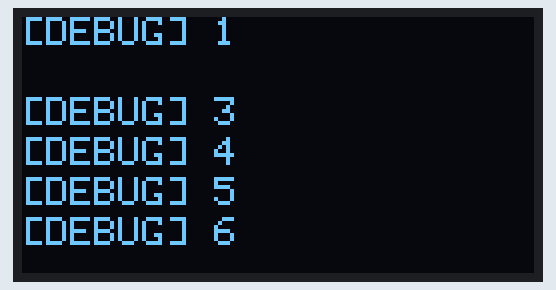
The sketch below on a simulated Arduino Uno, built with avr-gcc and run on an emulated ATmega328P. On the bench: 128×64 one-colour display. The display library's start-up logo is not drawn.

Above: at 2.1 s.

The sketch:

test_oled.ino
```cpp
#include <SPI.h>
#include <Wire.h>
#include <Adafruit_GFX.h>
#include <Adafruit_SSD1306.h>

#define SCREEN_WIDTH    128  // OLED display width, in pixels
#define SCREEN_HEIGHT   64   // OLED display height, in pixels
#define OLED_RESET      -1   // Reset pin # (or -1 if sharing Arduino reset pin)
#define SCREEN_ADDRESS  0x3C // See datasheet for Address; 0x3D for 128x64, 0x3C for 128x32
#define DEBUG_SCREEN

Adafruit_SSD1306 display(SCREEN_WIDTH, SCREEN_HEIGHT, &Wire, OLED_RESET);

void setup()
{
	// SSD1306_SWITCHCAPVCC = generate display voltage from 3.3V internally
	if(!display.begin(SSD1306_SWITCHCAPVCC, SCREEN_ADDRESS)) {
	Serial.println(F("SSD1306 allocation failed"));
	for(;;);
	}

	Serial.println("Starting...");

	// Show initial display buffer contents on the screen --
	// the library initializes this with an Adafruit splash screen.
	display.display();
	delay(2000); // Pause for 2 seconds

	// Clear the buffer
	display.clearDisplay();

#ifdef DEBUG_SCREEN
	display.setTextSize(1);
	display.setTextColor(WHITE);
	display.setCursor(0,0);
	display.println("[DEBUG] 1");
	// display.setCursor(0,10);
	// display.println("[DEBUG] 2");
	display.setCursor(0,20);
	display.println("[DEBUG] 3");
	display.setCursor(0,30);
	display.println("[DEBUG] 4");
	display.setCursor(0,40);
	display.println("[DEBUG] 5");
	display.setCursor(0,50);
	display.println("[DEBUG] 6");
	display.setCursor(0,60);
	display.display();
	delay(2000);
	// display.clearDisplay();
	// display.setCursor(28,28);
	// display.setTextSize(1);
	// display.println("Running");
	// display.display();
	// display.startscrollright(0x00, 0x0F);
	// delay(5000);
#else
	// Display Text
	display.setTextSize(1);
	display.setTextColor(WHITE);
	display.setCursor(0,28);
	display.println("Hello world!");
	display.display();
	delay(2000);
	display.clearDisplay();

	// Display Inverted Text
	display.setTextColor(BLACK, WHITE); // 'inverted' text
	display.setCursor(0,28);
	display.println("Hello world!");
	display.display();
	delay(2000);
	display.clearDisplay();

	// Changing Font Size
	display.setTextColor(WHITE);
	display.setCursor(0,24);
	display.setTextSize(2);
	display.println("Hello!");
	display.display();
	delay(2000);
	display.clearDisplay();

	// Display Numbers
	display.setTextSize(1);
	display.setCursor(0,28);
	display.println(123456789);
	display.display();
	delay(2000);
	display.clearDisplay();

	// Specifying Base For Numbers
	display.setCursor(0,28);
	display.print("0x"); display.print(0xFF, HEX);
	display.print("(HEX) = ");
	display.print(0xFF, DEC);
	display.println("(DEC)");
	display.display();
	delay(2000);
	display.clearDisplay();

	// Display ASCII Characters
	display.setCursor(0,24);
	display.setTextSize(2);
	display.write(3);
	display.display();
	delay(2000);
	display.clearDisplay();

	// Scroll full screen
	display.setCursor(0,0);
	display.setTextSize(1);
	display.println("Full");
	display.println("screen");
	display.println("scrolling!");
	display.display();
	display.startscrollright(0x00, 0x07);
	delay(2000);
	display.stopscroll();
	delay(1000);
	display.startscrollleft(0x00, 0x07);
	delay(2000);
	display.stopscroll();
	delay(1000);
	display.startscrolldiagright(0x00, 0x07);
	delay(2000);
	display.startscrolldiagleft(0x00, 0x07);
	delay(2000);
	display.stopscroll();
	display.clearDisplay();

	// Scroll part of the screen
	display.setCursor(0,0);
	display.setTextSize(1);
	display.println("Scroll");
	display.println("some part");
	display.println("of the screen.");
	display.display();
	display.startscrollright(0x00, 0x00);
	delay(2000);
	display.stopscroll();
	display.clearDisplay();

	// Pixel
	display.setTextSize(1);
	display.setTextColor(WHITE);
	display.setCursor(0,0);
	display.println("Pixel");
	display.drawPixel(64, 32, WHITE);
	display.display();
	delay(2000);
	display.clearDisplay();

	// Line
	display.setTextSize(1);
	display.setTextColor(WHITE);
	display.setCursor(0,0);
	display.println("Line");
	display.drawLine(0, 20, 127, 60, WHITE);
	display.display();
	delay(2000);
	display.clearDisplay();

	// Rectangle curved corner
	display.setTextSize(1);
	display.setTextColor(WHITE);
	display.setCursor(0,0);
	display.println("Curved corner");
	display.drawRoundRect(0, 17, 60, 40, 8, WHITE);
	display.fillRoundRect(64, 17, 60, 40, 8, WHITE);
	display.display();
	delay(2000);
	display.clearDisplay();

	// Circle
	display.setTextSize(1);
	display.setTextColor(WHITE);
	display.setCursor(0,0);
	display.println("Circle");
	display.drawCircle(20, 37, 20, WHITE);
	display.fillCircle(84, 37, 20, WHITE);
	display.display();
	delay(2000);
	display.clearDisplay();

	// Triangle
	display.setTextSize(1);
	display.setTextColor(WHITE);
	display.setCursor(0,0);
	display.println("Triangle");
	display.drawTriangle(30, 17, 0, 62, 60, 62, WHITE);
	display.fillTriangle(94, 17, 64, 62, 124, 62, WHITE);
	display.display();
	delay(2000);
	display.clearDisplay();

	// Invert
	display.invertDisplay(true);
	display.setTextSize(1);
	display.setTextColor(WHITE);
	display.setCursor(0,0);
	display.println("Inverted");
	display.drawCircle(30, 37, 20, WHITE);
	display.drawRoundRect(64, 17, 60, 40, 8, WHITE);
	display.display();
	delay(3000);
	display.clearDisplay();
	display.invertDisplay(false);
#endif
}

void loop() {}
```
